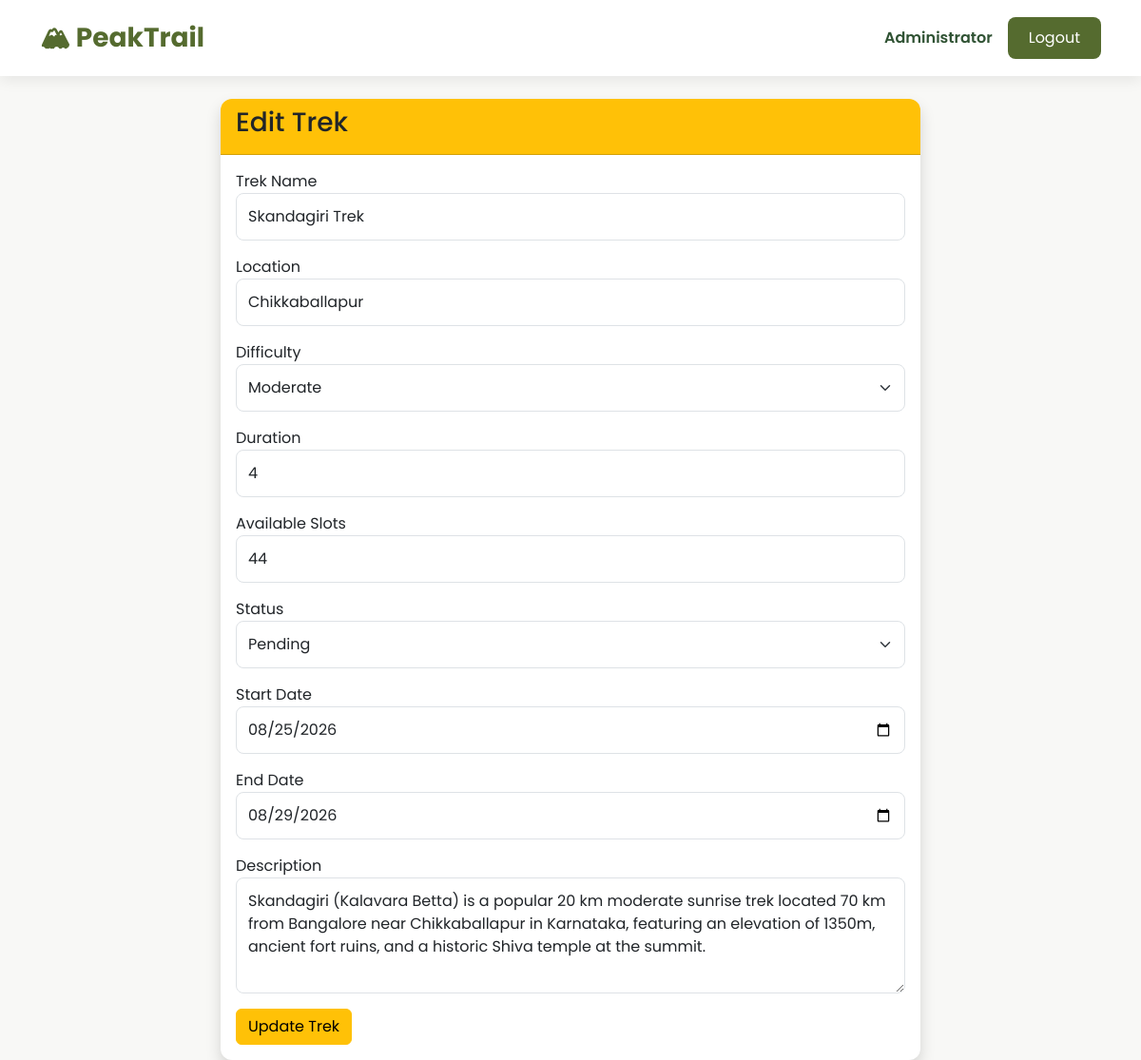
The app's page /admin/edit-trek/2 (signed in) with its own data.
### models/user.py (models this page shows, shortened)
class User(UserMixin, db.Model):
    __tablename__ = "users"
    id = db.Column(db.Integer, primary_key=True)
    name = db.Column(db.String(100), nullable=False)
    email = db.Column(db.String(120), unique=True, nullable=False)
    password = db.Column(db.String(255), nullable=False)
    role = db.Column(db.String(20), nullable=False)
    is_active = db.Column(db.Boolean, default=True)
    is_blacklisted = db.Column(db.Boolean, default=False)
    created_at = db.Column(db.DateTime, default=datetime.utcnow)
    bookings = db.relationship("Booking", backref="user", lazy=True)
    staff_profile = db.relationship(
        "StaffProfile",
        backref="user",
        uselist=False
    )

### models/trek.py (models this page shows, shortened)
class Trek(db.Model):
    __tablename__ = "treks"
    id = db.Column(db.Integer, primary_key=True)
    trek_name = db.Column(db.String(100), nullable=False)
    location = db.Column(db.String(100), nullable=False)
    image_url = db.Column(db.String(500))
    price = db.Column(
        db.Float,
        nullable=False,
        default=0
    )
    difficulty = db.Column(db.String(20), nullable=False)
    duration = db.Column(db.Integer, nullable=False)
    available_slots = db.Column(db.Integer, nullable=False)
    description = db.Column(db.Text)
    start_date = db.Column(db.Date, nullable=False)
    end_date = db.Column(db.Date, nullable=False)
    status = db.Column(
        db.String(20),
        default="Open"
    )
    assigned_staff_id = db.Column(
        db.Integer,
        db.ForeignKey("staff_profiles.id"),
        nullable=True
    )
    bookings = db.relationship(
        "Booking",
        backref="trek",
        lazy=True,
        cascade="all, delete-orphan"
    )

### routes/admin.py (the view, shortened to what this page needs)
@admin.route("/admin/edit-trek/<int:trek_id>", methods=["GET", "POST"])
@login_required
def edit_trek(trek_id):
    if not _admin_required():
        return redirect(url_for("home"))
    trek = Trek.query.get_or_404(trek_id)
    return render_template("admin/edit_trek.html", trek=trek)

### app.py (called while the page is built)
@login_manager.user_loader
def load_user(user_id):
    return User.query.get(int(user_id))

### routes/admin.py (called while the page is built)
def _admin_required():
    if current_user.role != "admin":
        flash("Access Denied!", "danger")
        return False
    return True

### templates/admin/edit_trek.html (shortened to what this page needs)
{% extends "base.html" %}
{% block content %}
<div class="row justify-content-center">
<div class="col-md-8">
<div class="card shadow">
<div class="card-header bg-warning">
<h3>Edit Trek</h3>
</div>
<div class="card-body">
<form method="POST">
<div class="mb-3">
<label>Trek Name</label>
<input
type="text"
class="form-control"
name="name"
value="{{ trek.trek_name }}"
required>
</div>
<div class="mb-3">
<label>Location</label>
<input
type="text"
class="form-control"
name="location"
value="{{ trek.location }}"
required>
</div>
<div class="mb-3">
<label>Difficulty</label>
<select
class="form-select"
name="difficulty">
<option {% if trek.difficulty=="Moderate" %}selected{% endif %}>Moderate</option>
</select>
</div>
<div class="mb-3">
<label>Duration</label>
<input
type="number"
class="form-control"
name="duration"
value="{{ trek.duration }}"
required>
</div>
<div class="mb-3">
<label>Available Slots</label>
<input
type="number"
class="form-control"
name="slots"
value="{{ trek.available_slots }}"
required>
</div>
<div class="mb-3">
<label>Status</label>
<select
class="form-select"
name="status">
<option {% if trek.status=="Pending" %}selected{% endif %}>Pending</option>
</select>
</div>
<div class="mb-3">
<label>Start Date</label>
<input
type="date"
class="form-control"
name="start_date"
value="{{ trek.start_date }}"
required>
</div>
<div class="mb-3">
<label>End Date</label>
<input
type="date"
class="form-control"
name="end_date"
value="{{ trek.end_date }}"
required>
</div>
<div class="mb-3">
<label>Description</label>
<textarea
class="form-control"
name="description"
rows="4">{{ trek.description }}</textarea>
</div>
<button
class="btn btn-warning">
Update Trek
</button>
</form>
</div>
</div>
</div>
</div>
{% endblock %}

### templates/base.html (shortened to what this page needs)
<!DOCTYPE html>
<html lang="en">
<head>
    <link href="https://cdn.jsdelivr.net/npm/bootstrap@5.3.3/dist/css/bootstrap.min.css" rel="stylesheet">
    <link rel="stylesheet" href="{{ url_for('static', filename='css/style.css') }}">
</head>
<body>
    <nav class="navbar navbar-expand-lg custom-navbar">
<div class="container">
{% if current_user.is_authenticated %}
    {% if current_user.role=="admin" %}
        <a class="navbar-brand fw-bold"
        href="{{ url_for('admin.dashboard') }}">
        🏔 PeakTrail
        </a>
    {% elif current_user.role=="staff" %}
        <a class="navbar-brand fw-bold"
        href="{{ url_for('staff.dashboard') }}">
        🏔 PeakTrail
        </a>
    {% elif current_user.role=="trekker" %}
        <a class="navbar-brand fw-bold"
        href="{{ url_for('trekker.dashboard') }}">
        🏔 PeakTrail
        </a>
    {% endif %}
{% else %}
<a class="navbar-brand fw-bold"
href="{{ url_for('auth.login') }}">
🏔 PeakTrail
</a>
{% endif %}
<div class="ms-auto d-flex align-items-center">
{% if current_user.is_authenticated %}
<span class="welcome-text">
{{ current_user.name }}
</span>
<a href="{{ url_for('auth.logout') }}"
class="btn btn-custom ms-3">
Logout
</a>
{% endif %}
</div>
</div>
</nav>
    <div class="container mt-4">
        {% block content %}
        {% endblock %}
    </div>
</body>
</html>

### static/css/style.css (style rules this page uses)
:root { --primary:#556B2F; --secondary:#2F5233; --accent:#F5F1E8; --background:#F8F8F6; --text:#2D2D2D; }
body { font-family:'Poppins',sans-serif; background:var(--background); color:var(--text); }
.custom-navbar { background:white; box-shadow:0 4px 15px rgba(0,0,0,.08); padding:14px; }
.navbar-brand { color:var(--primary)!important; font-size:28px; }
.welcome-text { font-weight:600; color:var(--secondary); }
.card { border:none; border-radius:12px; overflow:hidden; transition:.3s; box-shadow:0 5px 18px rgba(0,0,0,.08); }
.btn-custom { background:var(--primary); color:white; border:none; border-radius:8px; padding:10px 22px; transition:.3s; }
.form-control, .form-select { border-radius:8px; padding:12px; }

### records on screen
User: name "Administrator"
Trek: name "Skandagiri Trek", location "Chikkaballapur", difficulty "Moderate", duration "4", slots "44", start_date "08/25/2026", end_date "08/29/2026", description "Skandagiri (Kalavara Betta) is a popular 20 km moderate sunrise trek located 70 km from Bangalore near Chikkaballapur in Karnataka, featuring an elevation of 1350m, ancient fort ruins, and a historic Shiva temple at the summit."
